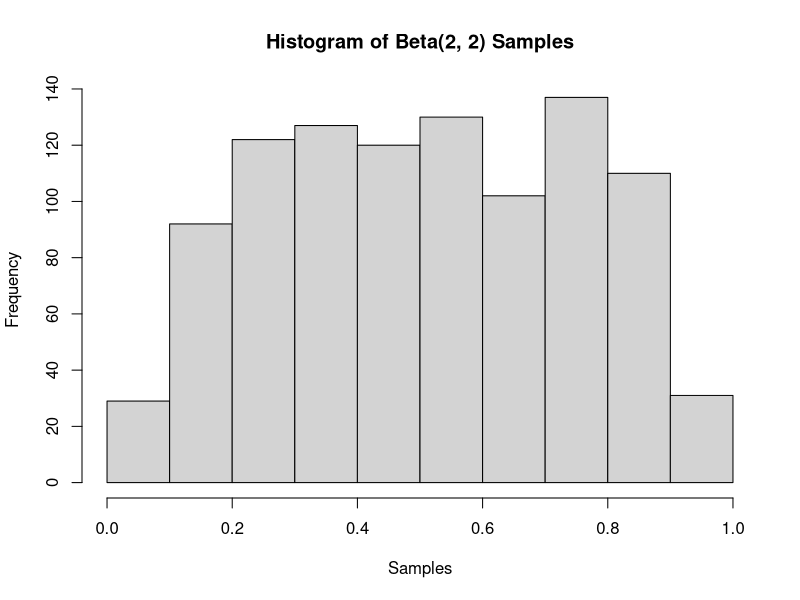
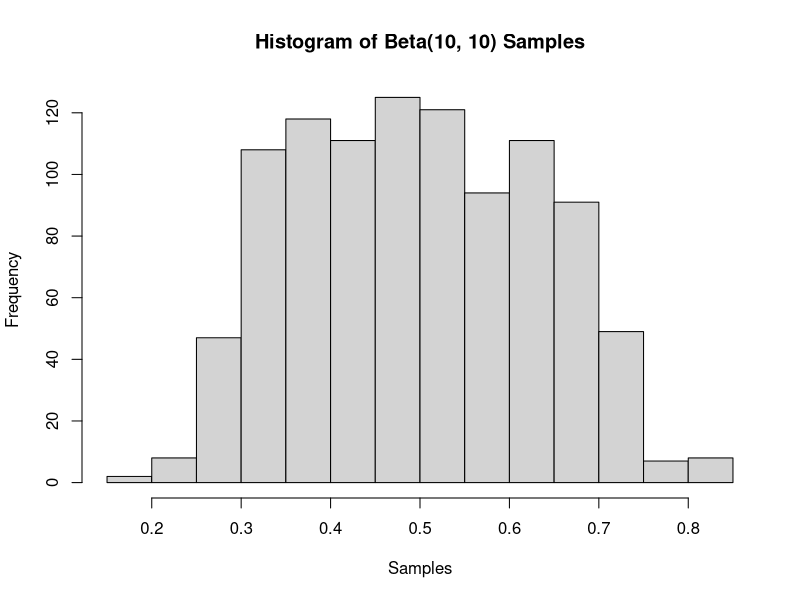

Reproduce these figures in R, in order.
## ---- chunk 1
knitr::opts_chunk$set(echo = TRUE)
## ---- chunk 2
# Accept-Reject function for Beta distribution
  aj_beta <- function(alpha, beta, n) {
  accepted_samples <- numeric(0)
  proposals <- 0
  
  while (length(accepted_samples) < n) {
    x <- runif(1)  # Uniform proposal
    proposal_density <- 1
    target_density <- dbeta(x, alpha, beta)
    accept_prob <- target_density / proposal_density
    
    if (runif(1) < accept_prob) {
      accepted_samples <- c(accepted_samples, x)
    }
    
    proposals <- proposals + 1
  }
  
  list(samples = accepted_samples, avg_proposals = proposals / n)
}

# Example usage for Beta(2, 2) and Beta(10, 10)
beta_a <- aj_beta(2, 2, 1000)
beta_b <- aj_beta(10, 10, 1000)

# Plot histograms
hist(beta_a$samples, main = "Histogram of Beta(2, 2) Samples", xlab = "Samples")
hist(beta_b$samples, main = "Histogram of Beta(10, 10) Samples", xlab = "Samples")

# Average proposals
cat("Average proposals for Beta(2, 2):", beta_a$avg_proposals, "\n")
cat("Average proposals for Beta(10, 10):", beta_b$avg_proposals, "\n")

## ---- chunk 3
# Monte Carlo estimation
monte_carlo <- function(n) {
  u <- runif(n)
  mean(cos(pi * u / 2))
}

# Importance sampling estimation
  is_e <- function(n) {
  x <- rbeta(n, 1, 1.5)
  weights <- dbeta(x, 1, 1.5)
  mean(cos(pi * x / 2) / weights)
}

# Variance estimation and comparison
n_samples <- 1000
x <- rbeta(n_samples, 1, 1.5)
mc_estimate <- monte_carlo(n_samples)
is_estimate <- is_e(n_samples)

mc_variance <- var(cos(pi * runif(n_samples) / 2))
is_variance <- var(cos(pi * rbeta(n_samples, 1, 1.5) / 2) / dbeta(x, 1, 1.5))

cat("Monte Carlo Estimate:", mc_estimate, "Variance:", mc_variance, "\n")
cat("Importance Sampling Estimate:", is_estimate, "Variance:", is_variance, "\n")

